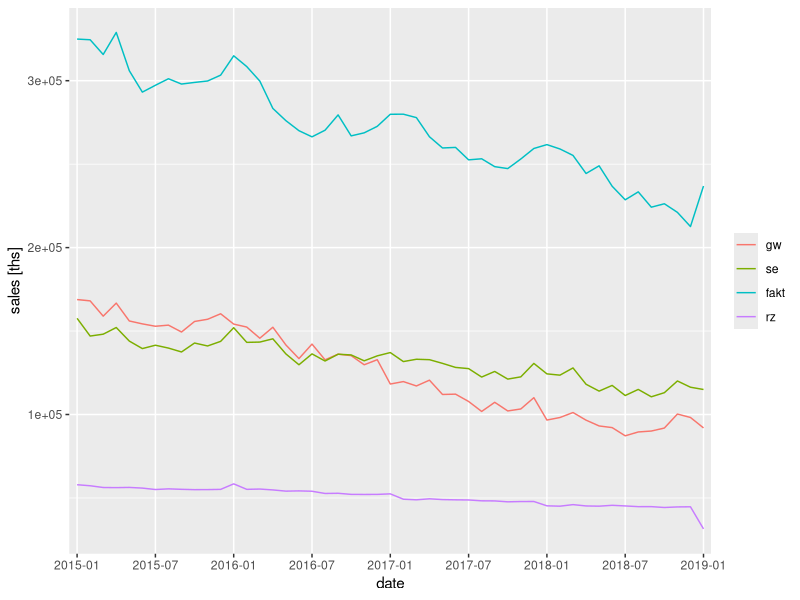
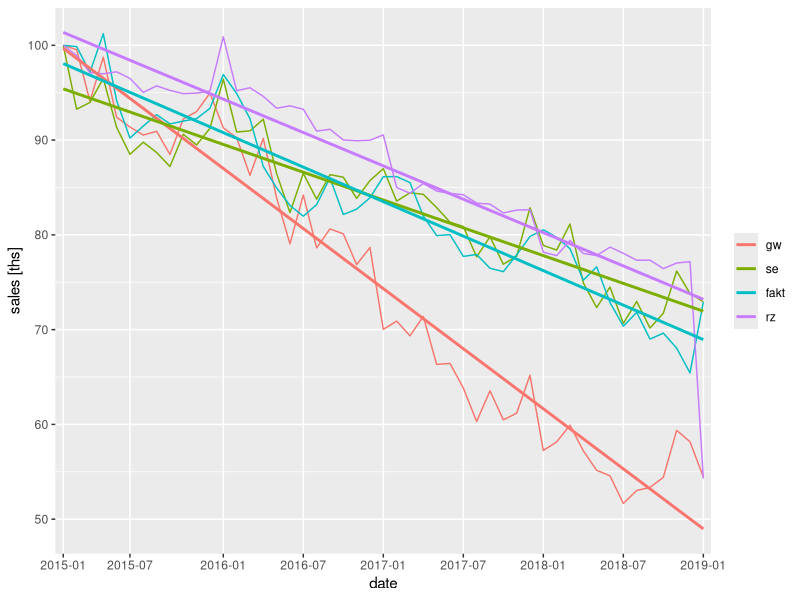

Write the R code that produced these figures, in order.
library(ggplot2)
library(reshape2)

df <- read.csv("newspaper_sales_2015-17.csv", sep = ';',
               header=T, na.string="NA");

meltdf <- melt(df,id="date")

ggplot(meltdf,aes(x=date, y=value, colour=variable, group=variable)) +
  geom_line() +
  ylab(label="sales [ths]") +
  theme(legend.title=element_blank()) +
  scale_x_discrete (breaks=c("2015-01-01", "2015-07-01",
     "2016-01-01", "2016-07-01", "2017-01-01", "2017-07-01", "2018-01-01", "2018-07-01", "2019-01-01" ),
  labels=c("2015-01", "2015-07", "2016-01", "2016-07",
     "2017-01", "2017-07", "2018-01", "2018-07", "2019-01")  )

# https://stackoverflow.com/questions/10085806/extracting-specific-columns-from-a-data-frame
obs <- df[,c("date")]

normalize <- function(x) { return (x /x[1] * 100 )  }
dfN <- as.data.frame(lapply(df[-1], normalize))

# https://stackoverflow.com/questions/10150579/adding-a-column-to-a-data-frame
dfN["date"] <- obs

str(dfN)

meltdf <- melt(dfN,id="date")

# https://www.r-bloggers.com/what-is-a-linear-trend-by-the-way/
pN <- ggplot(meltdf,
 aes(x=date, y=value, colour=variable, group=variable)) + geom_line() +
 ylab(label="sales [ths]") +
 theme(legend.title=element_blank()) +
 stat_smooth(method = "lm", se=F) +
  scale_x_discrete (breaks=c("2015-01-01", "2015-06-01",
     "2016-01-01", "2016-07-01", "2017-01-01", "2017-07-01", "2018-01-01", "2018-07-01", "2019-01-01"),
  labels=c("2015-01", "2015-07", "2016-01", "2016-07", "2017-01", "2017-07", "2018-01", "2018-07", "2019-01")  )

pN

# Trend liniowy
# http://t-redactyl.io/blog/2016/05/creating-plots-in-r-using-ggplot2-part-11-linear-regression-plots.html

# http://r-statistics.co/Time-Series-Analysis-With-R.html
seq = c (1:nrow(dfN))
dfN["trend"] <- seq

trendL.gw <- lm(data=dfN, gw ~ trend )
trendL.fakt <- lm(data=dfN, fakt ~ trend )
trendL.se <- lm(data=dfN, se ~ trend )
trendL.rz <- lm(data=dfN, rz ~ trend )

trendL.gw
trendL.fakt
trendL.se
trendL.rz
